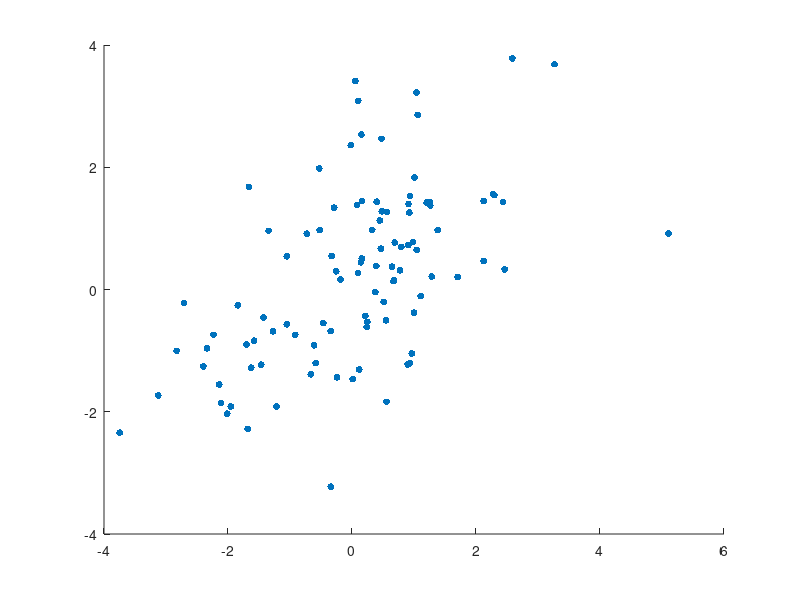

Reproduce this figure in MATLAB. (Note: this script raises an error after producing the figure.)
% This MATLAB script is to introduce the basic concepts of
% psychophysiological interaction (PPI) of functional MRI (fMRI) data
% Author: Xin Di, PhD

% Part 1 simple correlation
% Generate simulated variables
x_common = randn(100,1);  % A common signal that give rises to correlation
x_iq = x_common + randn(100,1);  % Simulated IQ
y_volume = x_common + randn(100,1);  % Simulated brain volume

% Plot the relationship and calculate correlation
figure; scatter(x_iq,y_volume,25,'filled');
[r,p] = corr(x_iq,y_volume)


% Part 2 different relationships between two groups
% Generate simulated variables
x_common = randn(100,1);  % A common signal that give rises to correlation
x_iq_male = x_common + randn(100,1);  % Simulated IQ
y_volume_male = x_common + randn(100,1);  % Simulated brain volume
x_iq_female = randn(100,1);  % Simulated IQ
y_volume_female = randn(100,1);  % Simulated brain volume

% concatenate male and female data as whole variables
x_iq = [x_iq_male;x_iq_female];
y_volume = [y_volume_male;y_volume_female];
gender = [ones(100,1);zeros(100,1)];

figure; scatter(x_iq,y_volume,25,gender,'filled');
[r,p] = corr(x_iq,y_volume)
[r_male,p_male] = corr(x_iq_male,y_volume_male)
[r_female,p_female] = corr(x_iq_female,y_volume_female)


% Part3 Different methods to examine correlation (slope) differences 
design_matrix1 = [[x_iq_male;zeros(100,1)],[zeros(100,1);x_iq_female],gender]; % omitted constant term because regstats will be used
design_matrix2 = [x_iq,gender,x_iq.*gender];

figure; subplot(1,2,1);imagesc(design_matrix1)
subplot(1,2,2);imagesc(design_matrix2);colormap('gray')

s = regstats(y_volume,design_matrix1);
[s.tstat.beta, s.tstat.se, s.tstat.t, s.tstat.pval];
[p,F] = linhyptest(s.beta, s.covb, 0, [0 1 -1 0], s.tstat.dfe)

s = regstats(y_volume,design_matrix2);
[s.tstat.t(4), s.tstat.pval(4)]


% Part 4 differences of centering
design_matrix3 = [x_iq,gender,x_iq.*detrend(gender,'constant')];

figure; subplot(1,2,1);imagesc(design_matrix2)
subplot(1,2,2);imagesc(design_matrix3);colormap('gray')

figure; subplot(1,3,1);scatter(x_iq,y_volume,25,gender,'filled');
subplot(1,3,2);scatter(x_iq,design_matrix2(:,3), 25,gender,'filled');
subplot(1,3,3);scatter(x_iq,design_matrix3(:,3), 25,gender,'filled');


s = regstats(y_volume,design_matrix2);
[s.tstat.t(4), s.tstat.pval(4)]

s = regstats(y_volume,design_matrix3);
[s.tstat.t(4), s.tstat.pval(4)]
